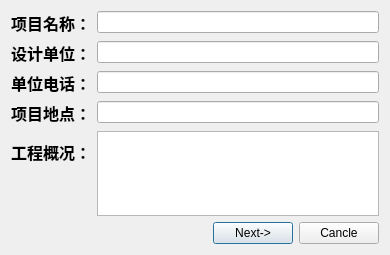
<?xml version="1.0" encoding="UTF-8"?>
<ui version="4.0">
 <class>Dialog</class>
 <widget class="QDialog" name="Dialog">
  <property name="geometry">
   <rect>
    <x>0</x>
    <y>0</y>
    <width>390</width>
    <height>255</height>
   </rect>
  </property>
  <property name="sizePolicy">
   <sizepolicy hsizetype="Preferred" vsizetype="Preferred">
    <horstretch>0</horstretch>
    <verstretch>0</verstretch>
   </sizepolicy>
  </property>
  <property name="baseSize">
   <size>
    <width>0</width>
    <height>0</height>
   </size>
  </property>
  <property name="windowTitle">
   <string>填写项目基本信息</string>
  </property>
  <layout class="QVBoxLayout" name="verticalLayout">
   <item>
    <layout class="QFormLayout" name="formLayout">
     <property name="sizeConstraint">
      <enum>QLayout::SetDefaultConstraint</enum>
     </property>
     <property name="labelAlignment">
      <set>Qt::AlignCenter</set>
     </property>
     <property name="formAlignment">
      <set>Qt::AlignCenter</set>
     </property>
     <item row="0" column="1">
      <widget class="QLineEdit" name="lineEdit_5"/>
     </item>
     <item row="0" column="0">
      <widget class="QLabel" name="label">
       <property name="sizePolicy">
        <sizepolicy hsizetype="Preferred" vsizetype="Preferred">
         <horstretch>0</horstretch>
         <verstretch>0</verstretch>
        </sizepolicy>
       </property>
       <property name="sizeIncrement">
        <size>
         <width>0</width>
         <height>0</height>
        </size>
       </property>
       <property name="baseSize">
        <size>
         <width>0</width>
         <height>0</height>
        </size>
       </property>
       <property name="font">
        <font>
         <family>Agency FB</family>
         <pointsize>12</pointsize>
         <weight>75</weight>
         <bold>true</bold>
        </font>
       </property>
       <property name="autoFillBackground">
        <bool>false</bool>
       </property>
       <property name="lineWidth">
        <number>1</number>
       </property>
       <property name="text">
        <string>项目名称：</string>
       </property>
       <property name="alignment">
        <set>Qt::AlignCenter</set>
       </property>
       <property name="buddy">
        <cstring>lineEdit_5</cstring>
       </property>
      </widget>
     </item>
     <item row="1" column="1">
      <widget class="QLineEdit" name="lineEdit"/>
     </item>
     <item row="2" column="1">
      <widget class="QLineEdit" name="lineEdit_2"/>
     </item>
     <item row="3" column="1">
      <widget class="QLineEdit" name="lineEdit_3"/>
     </item>
     <item row="1" column="0">
      <widget class="QLabel" name="label_2">
       <property name="sizePolicy">
        <sizepolicy hsizetype="Preferred" vsizetype="Preferred">
         <horstretch>0</horstretch>
         <verstretch>0</verstretch>
        </sizepolicy>
       </property>
       <property name="font">
        <font>
         <family>Agency FB</family>
         <pointsize>12</pointsize>
         <weight>75</weight>
         <bold>true</bold>
        </font>
       </property>
       <property name="autoFillBackground">
        <bool>false</bool>
       </property>
       <property name="text">
        <string>设计单位：</string>
       </property>
       <property name="alignment">
        <set>Qt::AlignCenter</set>
       </property>
       <property name="buddy">
        <cstring>lineEdit</cstring>
       </property>
      </widget>
     </item>
     <item row="2" column="0">
      <widget class="QLabel" name="label_3">
       <property name="sizePolicy">
        <sizepolicy hsizetype="Preferred" vsizetype="Preferred">
         <horstretch>0</horstretch>
         <verstretch>0</verstretch>
        </sizepolicy>
       </property>
       <property name="font">
        <font>
         <family>Agency FB</family>
         <pointsize>12</pointsize>
         <weight>75</weight>
         <bold>true</bold>
        </font>
       </property>
       <property name="autoFillBackground">
        <bool>false</bool>
       </property>
       <property name="text">
        <string>单位电话：</string>
       </property>
       <property name="alignment">
        <set>Qt::AlignCenter</set>
       </property>
       <property name="buddy">
        <cstring>lineEdit_2</cstring>
       </property>
      </widget>
     </item>
     <item row="3" column="0">
      <widget class="QLabel" name="label_4">
       <property name="sizePolicy">
        <sizepolicy hsizetype="Preferred" vsizetype="Preferred">
         <horstretch>0</horstretch>
         <verstretch>0</verstretch>
        </sizepolicy>
       </property>
       <property name="font">
        <font>
         <family>Agency FB</family>
         <pointsize>12</pointsize>
         <weight>75</weight>
         <bold>true</bold>
        </font>
       </property>
       <property name="autoFillBackground">
        <bool>false</bool>
       </property>
       <property name="text">
        <string>项目地点：</string>
       </property>
       <property name="alignment">
        <set>Qt::AlignCenter</set>
       </property>
       <property name="buddy">
        <cstring>lineEdit_3</cstring>
       </property>
      </widget>
     </item>
     <item row="4" column="0">
      <widget class="QLabel" name="label_5">
       <property name="sizePolicy">
        <sizepolicy hsizetype="Preferred" vsizetype="Preferred">
         <horstretch>0</horstretch>
         <verstretch>0</verstretch>
        </sizepolicy>
       </property>
       <property name="font">
        <font>
         <family>Agency FB</family>
         <pointsize>12</pointsize>
         <weight>75</weight>
         <bold>true</bold>
        </font>
       </property>
       <property name="autoFillBackground">
        <bool>false</bool>
       </property>
       <property name="text">
        <string>工程概况：</string>
       </property>
       <property name="alignment">
        <set>Qt::AlignCenter</set>
       </property>
       <property name="buddy">
        <cstring>textEdit</cstring>
       </property>
      </widget>
     </item>
     <item row="4" column="1">
      <widget class="QTextEdit" name="textEdit"/>
     </item>
    </layout>
   </item>
   <item>
    <spacer name="verticalSpacer">
     <property name="orientation">
      <enum>Qt::Vertical</enum>
     </property>
     <property name="sizeHint" stdset="0">
      <size>
       <width>20</width>
       <height>2</height>
      </size>
     </property>
    </spacer>
   </item>
   <item>
    <layout class="QHBoxLayout" name="horizontalLayout_2">
     <item>
      <spacer name="horizontalSpacer">
       <property name="orientation">
        <enum>Qt::Horizontal</enum>
       </property>
       <property name="sizeHint" stdset="0">
        <size>
         <width>40</width>
         <height>20</height>
        </size>
       </property>
      </spacer>
     </item>
     <item>
      <layout class="QHBoxLayout" name="horizontalLayout">
       <item>
        <widget class="QPushButton" name="pushButton">
         <property name="text">
          <string>Next-&gt;</string>
         </property>
        </widget>
       </item>
       <item>
        <widget class="QPushButton" name="pushButton_2">
         <property name="text">
          <string>Cancle</string>
         </property>
        </widget>
       </item>
      </layout>
     </item>
    </layout>
   </item>
  </layout>
 </widget>
 <tabstops>
  <tabstop>lineEdit_5</tabstop>
  <tabstop>lineEdit</tabstop>
  <tabstop>lineEdit_2</tabstop>
  <tabstop>lineEdit_3</tabstop>
  <tabstop>textEdit</tabstop>
  <tabstop>pushButton</tabstop>
  <tabstop>pushButton_2</tabstop>
 </tabstops>
 <resources/>
 <connections>
  <connection>
   <sender>pushButton_2</sender>
   <signal>clicked()</signal>
   <receiver>Dialog</receiver>
   <slot>close()</slot>
   <hints>
    <hint type="sourcelabel">
     <x>343</x>
     <y>231</y>
    </hint>
    <hint type="destinationlabel">
     <x>380</x>
     <y>250</y>
    </hint>
   </hints>
  </connection>
 </connections>
</ui>
